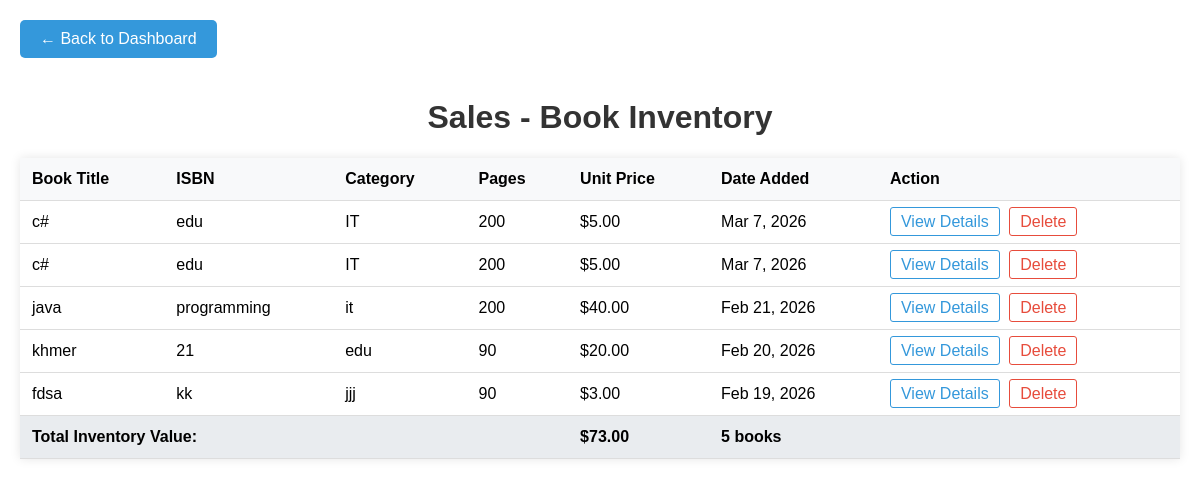
Page /salse.php (signed in) on the committed database.
### tables this page shows
CREATE TABLE `books` (
  `book_id` int(11) NOT NULL,
  `title` varchar(255) DEFAULT 'NOT NULL',
  `isbn` varchar(25) NOT NULL,
  `category` varchar(30) NOT NULL,
  `page_number` smallint(6) NOT NULL,
  `unit_price` decimal(6,2) NOT NULL,
  `is_deleted` tinyint(1) NOT NULL DEFAULT 0,
  `created_at` timestamp NOT NULL DEFAULT current_timestamp(),
  `updated_at` timestamp NOT NULL DEFAULT current_timestamp() ON UPDATE current_timestamp()
);

### salse.php (the view, shortened to what this page needs)
<!DOCTYPE html>
<html lang="en">
<head>
</head>
<body>
    <?php
    include 'ConnDB.php';
    $query = "SELECT * FROM books WHERE is_deleted = 0 ORDER BY created_at DESC";
    $result = $conn->query($query);
    ?>
    <a href="Main.php" class="back-link">← Back to Dashboard</a>
    <h1>Sales - Book Inventory</h1>
    <table>
        <thead>
            <tr>
                <th>Book Title</th>
                <th>ISBN</th>
                <th>Category</th>
                <th>Pages</th>
                <th>Unit Price</th>
                <th>Date Added</th>
                <th>Action</th>
            </tr>
        </thead>
        <tbody>
            <?php
            $totalValue = 0;
            if ($result->num_rows > 0) {
                while ($row = $result->fetch_assoc()) {
                    $totalValue += $row['unit_price'];
                    echo "<tr>
                            <td>" . htmlspecialchars($row['title']) . "</td>
                            <td>" . htmlspecialchars($row['isbn']) . "</td>
                            <td>" . htmlspecialchars($row['category']) . "</td>
                            <td>" . htmlspecialchars($row['page_number']) . "</td>
                            <td>$" . number_format($row['unit_price'], 2) . "</td>
                            <td>" . date('M j, Y', strtotime($row['created_at'])) . "</td>
                            <td>
                                <a href='sale_detail.php?id=" . $row['book_id'] . "' class='view-link'>View Details</a>
                                <a href='Delete.php?id=" . $row['book_id'] . "' class='delete-link' onclick=\"return confirm('Are you sure you want to delete this book?')\">Delete</a>
                            </td>
                          </tr>";
                }
                echo "<tr class='total-row'>
                        <td colspan='4'><strong>Total Inventory Value:</strong></td>
                        <td><strong>$" . number_format($totalValue, 2) . "</strong></td>
                        <td colspan='2'><strong>" . $result->num_rows . " books</strong></td>
                      </tr>";
            } else {
                echo "<tr><td colspan='7' style='text-align: center; color: #666;'>No books available in inventory. <a href='add_book.php'>Add books first</a>.</td></tr>";
            }
            ?>
        </tbody>
    </table>
</body>
</html>

### salse.php (style rules this page uses)
body { font-family: Arial, sans-serif; max-width: 1200px; margin: 0 auto; padding: 20px; }
h1 { color: #333; text-align: center; }
.back-link { display: inline-block; background-color: #3498db; color: white; padding: 10px 20px; text-decoration: none; border-radius: 5px; margin-bottom: 20px; }
table { width: 100%; border-collapse: collapse; margin-top: 20px; background-color: white; box-shadow: 0 0 10px rgba(0,0,0,0.1); }
th, td { padding: 12px; text-align: left; border-bottom: 1px solid #ddd; }
th { background-color: #f8f9fa; font-weight: bold; }
.view-link { color: #3498db; text-decoration: none; padding: 5px 10px; border: 1px solid #3498db; border-radius: 3px; }
.delete-link { color: #e74c3c; text-decoration: none; padding: 5px 10px; border: 1px solid #e74c3c; border-radius: 3px; margin-left: 5px; }
.total-row { background-color: #e9ecef; font-weight: bold; }

### rows in the picture
books: title "c#", isbn "edu", category "IT", page_number "200", unit_price "5.00", created_at "Mar 7, 2026"
books: title "c#", isbn "edu", category "IT", page_number "200", unit_price "5.00", created_at "Mar 7, 2026", book_id "5"
books: title "java", isbn "programming", category "it", page_number "200", unit_price "40.00", created_at "Feb 21, 2026"
books: title "khmer", isbn "21", category "edu", page_number "90", unit_price "20.00", created_at "Feb 20, 2026"
books: title "fdsa", isbn "kk", category "jjj", page_number "90", unit_price "3.00", created_at "Feb 19, 2026"

### other values in the picture
$totalValue "73.00"
